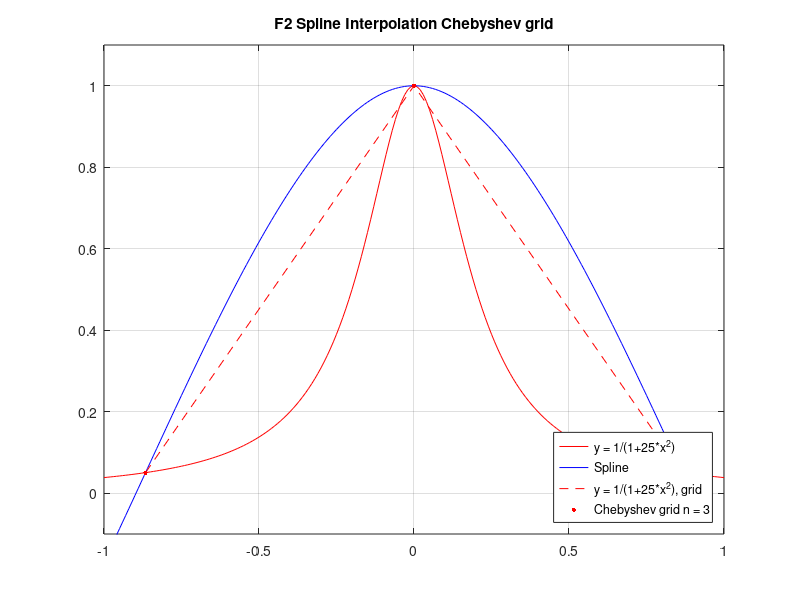
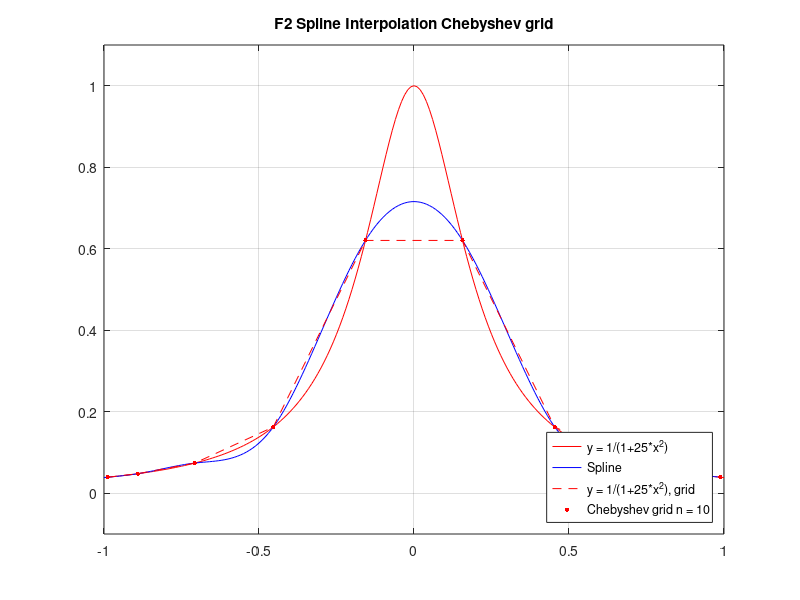
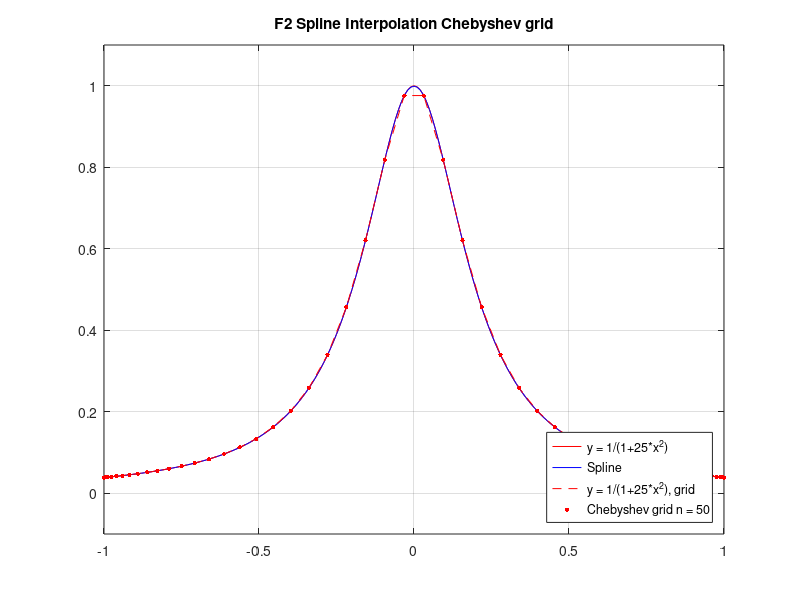

Recreate these plots in MATLAB, in order.
% Интерполяция сплайнами F2 Чебышевская сетка (n = 3)
dot_x=[-0.866025  6.12323e-17  0.866025];
dot_y=[0.0506329  1  0.0506329];

x = [-1:0.01:1];
y = 1./(1+25.*x.^2);
plot(x,y,'r');
hold on

x=[-1:0.01:0.86];
y=[-0.167911  -0.151832  -0.135699  -0.119516  -0.103288  -0.0870181  -0.0707115  -0.0543725  -0.0380054  -0.0216147  -0.00520463  0.0112203  0.0276558  0.0440973  0.0605406  0.0769813  0.093415  0.109837  0.126244  0.14263  0.158992  0.175324  0.191624  0.207885  0.224105  0.240278  0.2564  0.272467  0.288474  0.304418  0.320293  0.336095  0.351819  0.367463  0.38302  0.398487  0.413859  0.429133  0.444302  0.459364  0.474313  0.489146  0.503858  0.518445  0.532901  0.547224  0.561407  0.575448  0.589342  0.603084  0.616669  0.630095  0.643355  0.656446  0.669363  0.682103  0.69466  0.70703  0.719209  0.731192  0.742975  0.754554  0.765925  0.777082  0.788021  0.798739  0.809231  0.819491  0.829517  0.839304  0.848846  0.858141  0.867182  0.875967  0.884491  0.892748  0.900736  0.908449  0.915883  0.923034  0.929897  0.936468  0.942743  0.948717  0.954386  0.959745  0.96479  0.969517  0.973921  0.977998  0.981743  0.985153  0.988222  0.990947  0.993322  0.995345  0.997009  0.998311  0.999246  0.999811  1  0.999811  0.999246  0.998311  0.997009  0.995345  0.993322  0.990947  0.988222  0.985153  0.981743  0.977998  0.973921  0.969517  0.96479  0.959745  0.954386  0.948717  0.942743  0.936468  0.929897  0.923034  0.915883  0.908449  0.900736  0.892748  0.884491  0.875967  0.867182  0.858141  0.848846  0.839304  0.829517  0.819491  0.809231  0.798739  0.788021  0.777082  0.765925  0.754554  0.742975  0.731192  0.719209  0.70703  0.69466  0.682103  0.669363  0.656446  0.643355  0.630095  0.616669  0.603084  0.589342  0.575448  0.561407  0.547224  0.532901  0.518445  0.503858  0.489146  0.474313  0.459364  0.444302  0.429133  0.413859  0.398487  0.38302  0.367463  0.351819  0.336095  0.320293  0.304418  0.288474  0.272467  0.2564  0.240278  0.224105  0.207885  0.191624  0.175324  0.158992  0.14263  0.126244  0.109837  0.093415  0.0769813  0.0605406];
plot(x,y,'b');

plot(dot_x,dot_y,'r--');

for i = 1:3
    plot(dot_x(i), dot_y(i), 'r.','MarkerSize', 10);
end


title('F2 Spline Interpolation Chebyshev grid');
legend({'y = 1/(1+25*x^2)', 'Spline', 'y = 1/(1+25*x^2), grid', 'Chebyshev grid n = 3'}, 'Location', 'southeast');

%  xlim ([-1.1 1.1]);
 ylim ([-0.1 1.1]);

grid on;
hold off

% Интерполяция сплайнами F2 Чебышевская сетка (n = 10)
figure;
dot_x = [-0.987688  -0.891007  -0.707107  -0.45399  -0.156434  0.156434  0.45399  0.707107  0.891007  0.987688];
dot_y = [0.0393884  0.0479678  0.0740741  0.162531  0.620427  0.620427  0.162531  0.0740741  0.0479678  0.0393884];

x = [-1:0.01:1];
y = 1./(1+25.*x.^2);
plot(x,y,'r');
hold on

x=[-1:0.01:0.98];
y=[0.0384962  0.0392214  0.0399443  0.0406752  0.041425  0.0422042  0.0430233  0.0438931  0.0448242  0.0458271  0.0469125  0.0480909  0.0493678  0.0507329  0.0521729  0.0536748  0.0552252  0.0568111  0.0584194  0.0600367  0.06165  0.0632461  0.0648117  0.0663338  0.0677992  0.0691947  0.0705071  0.0717232  0.0728299  0.0738141  0.074675  0.0754293  0.0761141  0.0767703  0.0774387  0.0781603  0.078976  0.0799268  0.0810535  0.082397  0.0839984  0.0858985  0.0881382  0.0907584  0.0938002  0.0973043  0.101312  0.105863  0.111  0.116763  0.123193  0.130331  0.138217  0.146894  0.156401  0.166758  0.177955  0.18997  0.202744  0.216222  0.230347  0.245062  0.260311  0.276036  0.292182  0.308692  0.325508  0.342575  0.359836  0.377233  0.394711  0.412212  0.42968  0.447059  0.464291  0.48132  0.49809  0.514543  0.530623  0.546274  0.561438  0.57606  0.590081  0.603446  0.616099  0.628141  0.639482  0.650034  0.659798  0.668775  0.676965  0.684369  0.690988  0.696822  0.701873  0.70614  0.709624  0.712327  0.714249  0.71539  0.715752  0.715334  0.714138  0.712165  0.709414  0.705887  0.701585  0.696508  0.690656  0.684031  0.676633  0.668462  0.659521  0.649808  0.639325  0.628073  0.61613  0.60358  0.590335  0.576449  0.561975  0.546968  0.531481  0.515569  0.499285  0.482683  0.465818  0.448742  0.431511  0.414177  0.396796  0.37942  0.362103  0.3449  0.327865  0.311051  0.294513  0.278303  0.262477  0.247088  0.232189  0.217836  0.204081  0.190979  0.178584  0.166949  0.156466  0.147023  0.13836  0.130442  0.123235  0.116702  0.110809  0.105521  0.100804  0.0966219  0.0929399  0.0897232  0.0869368  0.0845458  0.0825151  0.0808098  0.0793949  0.0782356  0.0772967  0.0765433  0.0759405  0.0754533  0.0750468  0.0746859  0.0743357  0.0736837  0.0723051  0.0708858  0.0694327  0.0679523  0.0664512  0.0649362  0.0634138  0.0618907  0.0603735  0.0588689  0.0573835  0.0559239  0.0544968  0.0531089  0.0517667  0.0504769  0.0492462  0.0480812  0.0469868  0.0459586  0.044989  0.0440706  0.0431957  0.0423568  0.0415464  0.0407569  0.0399808];
plot(x,y,'b');

plot(dot_x,dot_y,'r--');

for i = 1:10
    plot(dot_x(i), dot_y(i), 'r.','MarkerSize', 10);
end

title('F2 Spline Interpolation Chebyshev grid');
legend({'y = 1/(1+25*x^2)', 'Spline', 'y = 1/(1+25*x^2), grid', 'Chebyshev grid n = 10'}, 'Location', 'southeast');

%  xlim ([-1.1 1.1]);
  ylim ([-0.1 1.1]);

grid on;
hold off

% Интерполяция сплайнами F2 Чебышевская сетка (n = 50)
figure;
dot_x=[-0.999507  -0.995562  -0.987688  -0.975917  -0.960294  -0.940881  -0.917755  -0.891007  -0.860742  -0.827081  -0.790155  -0.750111  -0.707107  -0.661312  -0.612907  -0.562083  -0.509041  -0.45399  -0.397148  -0.338738  -0.278991  -0.218143  -0.156434  -0.0941083  -0.0314108  0.0314108  0.0941083  0.156434  0.218143  0.278991  0.338738  0.397148  0.45399  0.509041  0.562083  0.612907  0.661312  0.707107  0.750111  0.790155  0.827081  0.860742  0.891007  0.917755  0.940881  0.960294  0.975917  0.987688  0.995562  0.999507];
dot_y=[0.0384981  0.0387919  0.0393884  0.0403058  0.041573  0.0432312  0.0453374  0.0479678  0.0512245  0.0552439  0.0602097  0.0663717  0.0740741  0.0837989  0.0962336  0.112379  0.133724  0.162531  0.2023  0.258492  0.339455  0.456692  0.620427  0.818726  0.975928  0.975928  0.818726  0.620427  0.456692  0.339455  0.258492  0.2023  0.162531  0.133724  0.112379  0.0962336  0.0837989  0.0740741  0.0663717  0.0602097  0.0552439  0.0512245  0.0479678  0.0453374  0.0432312  0.041573  0.0403058  0.0393884  0.0387919  0.0384981];

x = [-1:0.01:1];
y = 1./(1+25.*x.^2);
plot(x,y,'r');
hold on

x=[-1:0.01:0.99];
y=[0.0384614  0.0392118  0.0399842  0.040779  0.0415974  0.0424407  0.0433088  0.0442042  0.0451265  0.046078  0.0470593  0.0480712  0.0491164  0.050195  0.0513084  0.0524596  0.0536487  0.0548774  0.0561487  0.0574638  0.0588242  0.0602319  0.061691  0.0632021  0.0647676  0.0663901  0.0680743  0.0698213  0.0716342  0.0735162  0.0754724  0.0775055  0.079619  0.0818172  0.0841045  0.0864875  0.0889693  0.0915554  0.0942516  0.0970642  0.100001  0.103068  0.106271  0.10962  0.113123  0.116789  0.120628  0.124651  0.128867  0.133289  0.137932  0.142807  0.14793  0.153317  0.158984  0.164949  0.171233  0.177857  0.184843  0.192217  0.200001  0.208226  0.216919  0.226115  0.235848  0.246155  0.25707  0.268637  0.280897  0.293898  0.307689  0.322319  0.337838  0.354304  0.37176  0.390255  0.409841  0.430568  0.452486  0.475652  0.500058  0.525687  0.55252  0.580543  0.609737  0.640083  0.671386  0.703339  0.735639  0.767984  0.800068  0.831588  0.862106  0.891003  0.917657  0.941446  0.961748  0.97794  0.989553  0.996521  0.998844  0.996521  0.989554  0.97794  0.961754  0.941458  0.917672  0.891018  0.862118  0.831593  0.800072  0.767992  0.735649  0.703347  0.671391  0.640085  0.609735  0.580534  0.552507  0.525672  0.500045  0.475644  0.452484  0.430552  0.409818  0.39023  0.371738  0.354291  0.337836  0.322305  0.307668  0.293875  0.280878  0.268626  0.257068  0.246143  0.235831  0.226096  0.216904  0.208218  0.199998  0.192206  0.184829  0.177842  0.171223  0.164945  0.158979  0.153307  0.147919  0.142797  0.137926  0.133289  0.128862  0.124643  0.12062  0.116783  0.113121  0.109617  0.106265  0.103061  0.0999962  0.0970628  0.0942489  0.0915506  0.0889642  0.0864838  0.0841039  0.0818146  0.079615  0.0775017  0.0754702  0.0735154  0.0716314  0.069818  0.068072  0.06639  0.0647656  0.0631994  0.061689  0.0602319  0.0588225  0.0574617  0.0561474  0.0548769  0.0536471  0.0524581  0.0513083  0.0501938  0.0491151  0.048071  0.0470582  0.0460771  0.0451262  0.0442033  0.0433087  0.0424399  0.0415973  0.0407786  0.0399838  0.0392117];
plot(x,y,'b');

plot(dot_x,dot_y,'r--');

for i = 1:50
    plot(dot_x(i), dot_y(i), 'r.','MarkerSize', 10);
end

title('F2 Spline Interpolation Chebyshev grid');
legend({'y = 1/(1+25*x^2)', 'Spline', 'y = 1/(1+25*x^2), grid', 'Chebyshev grid n = 50'}, 'Location', 'southeast');

%   xlim ([-3.1 3.1]);
   ylim ([-0.1 1.1]);

grid on;
hold off
